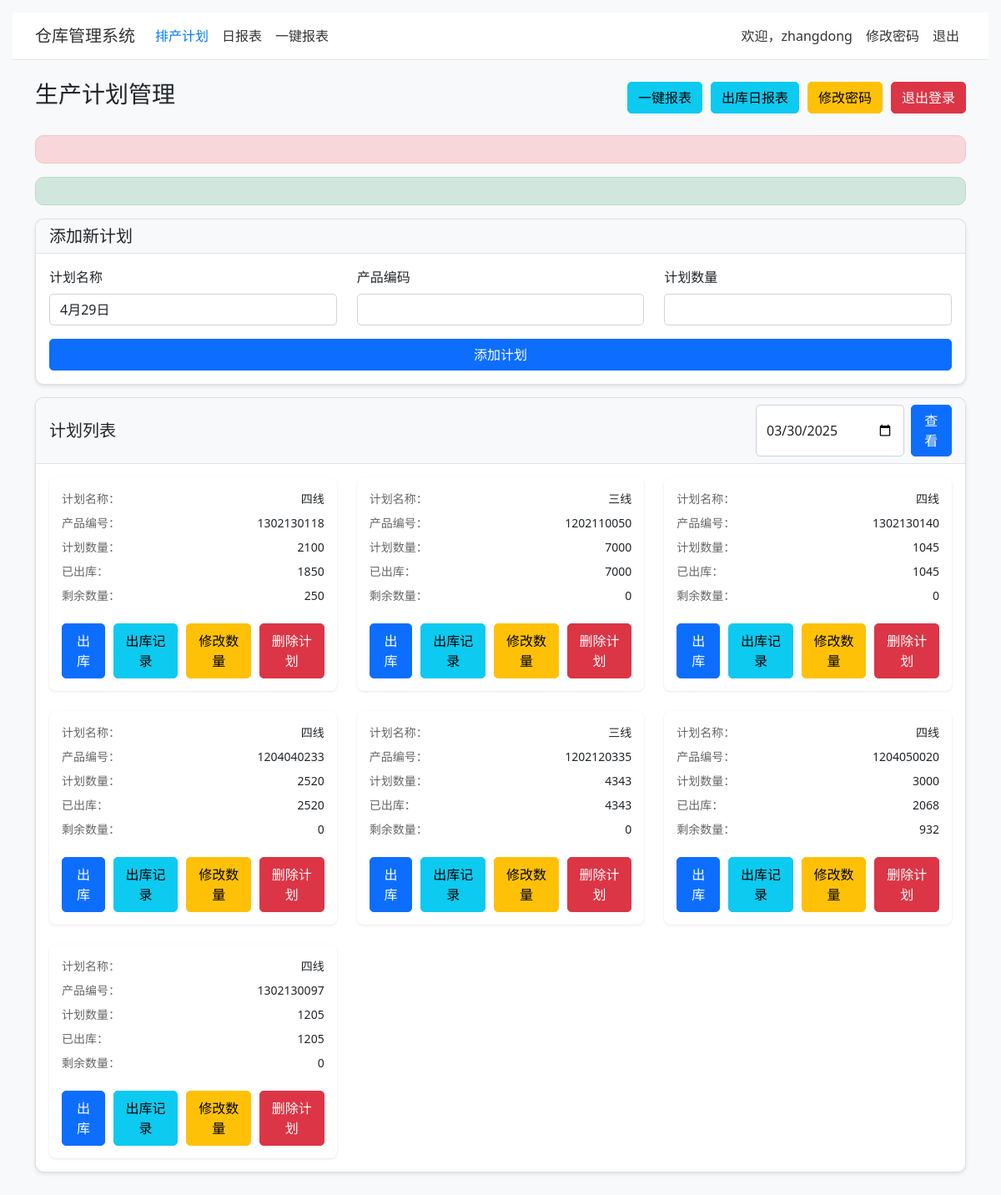
The app's page /index.php?date=2025-03-30 (signed in) with its own data.
### tables this page shows
CREATE TABLE `production_plans` (
  `id` int(11) NOT NULL AUTO_INCREMENT,
  `user_id` int(11) NOT NULL,
  `plan_name` varchar(100) NOT NULL,
  `product_code` varchar(50) NOT NULL,
  `planned_quantity` int(11) NOT NULL,
  `plan_date` date NOT NULL,
  `created_at` timestamp NOT NULL DEFAULT CURRENT_TIMESTAMP,
  PRIMARY KEY (`id`),
  KEY `user_id` (`user_id`),
  CONSTRAINT `production_plans_ibfk_1` FOREIGN KEY (`user_id`) REFERENCES `users` (`id`) ON DELETE CASCADE
);

### index.php (the view, shortened to what this page needs)
<?php
require_once 'config.php';
$user_id = $_SESSION['user_id'];
$username = $_SESSION['username'];
$is_admin = $_SESSION['role'] === ROLE_ADMIN;
$is_storage = $_SESSION['role'] === ROLE_STORAGE;
$error = '';
$success = '';
$selected_date = isset($_GET['date']) ? $_GET['date'] : date('Y-m-d');
try {
    if ($is_admin || $is_storage) {
        $stmt = $pdo->prepare("
            SELECT p.*, u.username as user_name,
            COALESCE((SELECT SUM(outbound_quantity) FROM outbound_records WHERE plan_id = p.id), 0) as total_outbound,
            p.planned_quantity - COALESCE((SELECT SUM(outbound_quantity) FROM outbound_records WHERE plan_id = p.id), 0) as remaining_quantity
            FROM production_plans p
            LEFT JOIN users u ON p.user_id = u.id
            WHERE DATE(p.plan_date) = ?
            ORDER BY p.plan_date DESC, p.id DESC
        ");
        $stmt->execute([$selected_date]);
    } else {
        $stmt = $pdo->prepare("
            SELECT p.*, u.username as user_name,
            COALESCE((SELECT SUM(outbound_quantity) FROM outbound_records WHERE plan_id = p.id), 0) as total_outbound,
            p.planned_quantity - COALESCE((SELECT SUM(outbound_quantity) FROM outbound_records WHERE plan_id = p.id), 0) as remaining_quantity
            FROM production_plans p
            LEFT JOIN users u ON p.user_id = u.id
            WHERE p.user_id = ? AND DATE(p.plan_date) = ?
            ORDER BY p.plan_date DESC, p.id DESC
        ");
        $stmt->execute([$user_id, $selected_date]);
    }
    $plans = $stmt->fetchAll();
} catch(PDOException $e) {
    $error = "获取计划列表失败：" . $e->getMessage();
}
?>
<!DOCTYPE html>
<html lang="zh-CN">
<head>
    <link href="https://cdn.jsdelivr.net/npm/bootstrap@5.1.3/dist/css/bootstrap.min.css" rel="stylesheet">
</head>
<body>
    <nav class="navbar navbar-expand-lg navbar-light mb-4">
        <div class="container">
            <a class="navbar-brand" href="index.php">仓库管理系统</a>
            <div class="collapse navbar-collapse" id="navbarNav">
                <ul class="navbar-nav me-auto">
                    <li class="nav-item">
                        <a class="nav-link active" href="index.php">排产计划</a>
                    </li>
                    <li class="nav-item">
                        <a class="nav-link" href="daily_report.php">日报表</a>
                    </li>
                    <li class="nav-item">
                        <a class="nav-link" href="report.php">一键报表</a>
                    </li>
                </ul>
                <ul class="navbar-nav">
                    <li class="nav-item">
                        <span class="nav-link">欢迎，<?php echo htmlspecialchars($username); ?></span>
                    </li>
                    <li class="nav-item">
                        <a class="nav-link" href="change_password.php">修改密码</a>
                    </li>
                    <li class="nav-item">
                        <a class="nav-link" href="logout.php">退出</a>
                    </li>
                </ul>
            </div>
        </div>
    </nav>
    <div class="container">
        <div class="d-flex justify-content-between align-items-center mb-4">
            <h1 class="h3">生产计划管理</h1>
            <div>
                <div class="d-flex gap-2">
                    <div class="nav-buttons">
                        <a href="report.php" class="btn btn-info">一键报表</a>
                        <a href="daily_report.php" class="btn btn-info">出库日报表</a>
                        <a href="change_password.php" class="btn btn-warning">修改密码</a>
                        <a href="logout.php" class="btn btn-danger">退出登录</a>
                    </div>
                </div>
            </div>
        </div>
        <?php if (isset($error)): ?>
            <div class="alert alert-danger"><?php echo htmlspecialchars($error); ?></div>
        <?php endif; ?>
        <?php if (isset($success)): ?>
            <div class="alert alert-success"><?php echo htmlspecialchars($success); ?></div>
        <?php endif; ?>
        <div class="card">
            <div class="card-header">
                <h5 class="mb-0">添加新计划</h5>
            </div>
            <div class="card-body">
                <form method="POST">
                    <div class="row">
                        <div class="col-md-4">
                            <div class="mb-3">
                                <label class="form-label">计划名称</label>
                                <input type="text" name="plan_name" class="form-control" value="<?php echo date('n月j日'); ?>" required>
                            </div>
                        </div>
                        <div class="col-md-4">
                            <div class="mb-3">
                                <label class="form-label">产品编码</label>
                                <input type="text" name="product_code" class="form-control" required>
                            </div>
                        </div>
                        <div class="col-md-4">
                            <div class="mb-3">
                                <label class="form-label">计划数量</label>
                                <input type="number" name="planned_quantity" class="form-control" required>
                            </div>
                        </div>
                    </div>
                    <button type="submit" name="add_plan" class="btn btn-primary w-100">添加计划</button>
                </form>
            </div>
        </div>
        <div class="card">
            <div class="card-header d-flex justify-content-between align-items-center">
                <h5 class="mb-0">计划列表</h5>
                <form method="GET" class="d-flex gap-2">
                    <input type="date" name="date" class="form-control" value="<?php echo htmlspecialchars($selected_date); ?>">
                    <button type="submit" class="btn btn-primary">查看</button>
                </form>
            </div>
            <div class="card-body">
                <div class="row row-cols-1 row-cols-md-2 row-cols-lg-3 g-4">
                    <?php foreach ($plans as $plan): ?>
                        <div class="col">
                            <div class="plan-card">
                                <div class="plan-info">
                                    <div class="info-item">
                                        <span class="info-label">计划名称：</span>
                                        <span class="info-value"><?php echo htmlspecialchars($plan['plan_name']); ?></span>
                                    </div>
                                    <div class="info-item">
                                        <span class="info-label">产品编号：</span>
                                        <span class="info-value"><?php echo htmlspecialchars($plan['product_code'] ?? '未设置'); ?></span>
                                    </div>
                                    <div class="info-item">
                                        <span class="info-label">计划数量：</span>
                                        <span class="info-value"><?php echo $plan['planned_quantity']; ?></span>
                                    </div>
                                    <div class="info-item">
                                        <span class="info-label">已出库：</span>
                                        <span class="info-value"><?php echo $plan['total_outbound']; ?></span>
                                    </div>
                                    <div class="info-item">
                                        <span class="info-label">剩余数量：</span>
                                        <span class="info-value"><?php echo $plan['remaining_quantity']; ?></span>
                                    </div>
                                </div>
                                <div class="plan-actions">
                                    <div class="nav-buttons">
                                        <button type="button" class="btn btn-primary"
                                                data-bs-toggle="modal"
                                                data-bs-target="#outboundModal<?php echo $plan['id']; ?>"
                                                <?php if ($is_storage) echo 'style="display:none;"'; ?>>
                                            出库
                                        </button>
                                        <button type="button" class="btn btn-info"
                                                data-bs-toggle="modal"
                                                data-bs-target="#outboundRecordsModal<?php echo $plan['id']; ?>">
                                            出库记录
                                        </button>
                                        <?php if ($is_admin || (!$is_storage && $plan['user_id'] == $user_id)): ?>
                                        <a href="edit_plan_quantity.php?id=<?php echo $plan['id']; ?>"
                                           class="btn btn-warning">修改数量</a>
                                        <a href="delete_plan.php?id=<?php echo $plan['id']; ?>"
                                           class="btn btn-danger">删除计划</a>
                                        <?php endif; ?>
                                    </div>
                                </div>
                            </div>
                        </div>
                    <?php endforeach; ?>
                </div>
            </div>
        </div>
    </div>
</body>
</html>

### index.php (style rules this page uses)
body { padding: 15px; background-color: #f8f9fa; }
.card { margin-bottom: 15px; border-radius: 10px; box-shadow: 0 2px 4px rgba(0,0,0,0.1); }
.card-header { background-color: #f8f9fa; border-bottom: 1px solid #dee2e6; border-radius: 10px 10px 0 0 !important; }
.btn { border-radius: 5px; }
.form-control { border-radius: 5px; }
.alert { border-radius: 10px; }
.plan-card { background: white; border-radius: 8px; padding: 15px; box-shadow: 0 1px 3px rgba(0,0,0,0.1); height: 100%; display: flex; flex-direction: column; }
.plan-info { flex: 1; margin-bottom: 15px; }
.info-item { display: flex; justify-content: space-between; margin-bottom: 8px; font-size: 14px; }
.info-label { color: #666; }
.info-value { font-weight: 500; }
.plan-actions { margin-top: auto; }
.nav-buttons { display: flex; gap: 10px; }
.plan-actions .btn { padding: 8px 12px; }
.navbar { background-color: rgba(255, 255, 255, 0.9) !important; backdrop-filter: blur(10px); -webkit-backdrop-filter: blur(10px); border-bottom: 1px solid rgba(0, 0, 0, 0.1); transition: all 0.3s ease; }
.navbar-brand { color: #333 !important; }
.navbar-nav .nav-link { color: #333 !important; transition: color 0.3s ease; }
.navbar-nav .nav-link.active { color: #007bff !important; }

### records on screen
production_plans: plan_name "四线", product_code "1302130118", planned_quantity "2100", total_outbound "1850", remaining_quantity "250"
production_plans: plan_name "三线", product_code "1202110050", planned_quantity "7000", total_outbound "7000", remaining_quantity "0"
production_plans: plan_name "四线", product_code "1302130140", planned_quantity "1045", total_outbound "1045", remaining_quantity "0"
production_plans: plan_name "四线", product_code "1204040233", planned_quantity "2520", total_outbound "2520", remaining_quantity "0"
production_plans: plan_name "三线", product_code "1202120335", planned_quantity "4343", total_outbound "4343", remaining_quantity "0"
production_plans: plan_name "四线", product_code "1204050020", planned_quantity "3000", total_outbound "2068", remaining_quantity "932"
production_plans: plan_name "四线", product_code "1302130097", planned_quantity "1205", total_outbound "1205", remaining_quantity "0"

### other values on screen
$username "zhangdong"
